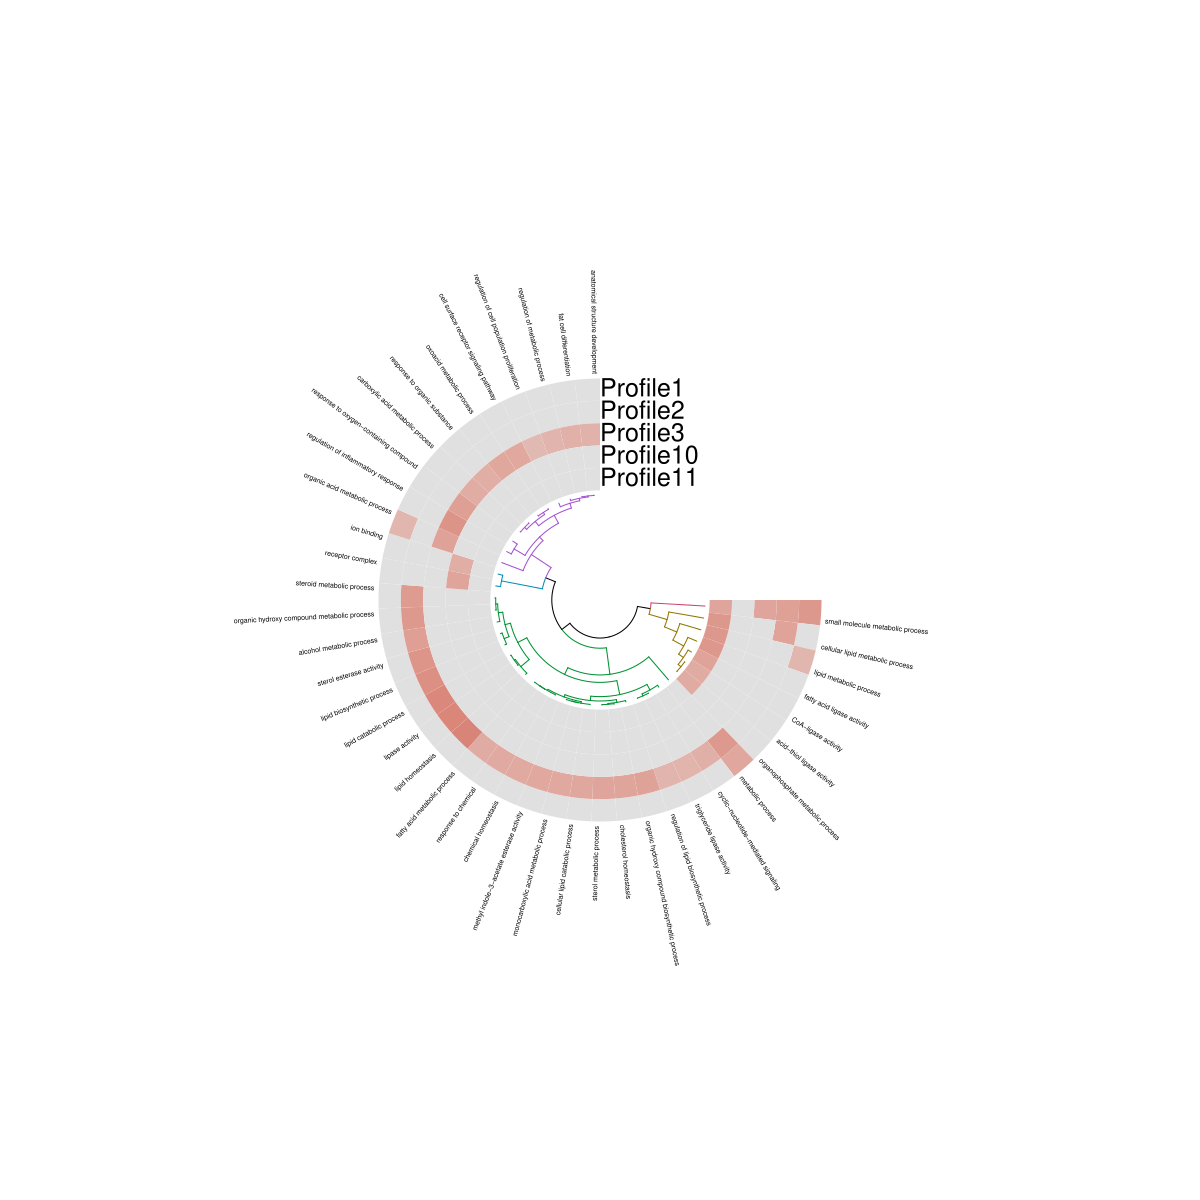

This figure's R source:
#https://my.oschina.net/shenweiyan/blog/4538188
require("RColorBrewer")
library(gplots)

a = c("1_5_Up_genes_GO.txt"
      )

for (file in a){
  print(file)
  data<-read.delim(file, row.names=2)
  head(data)
  data <- data[-1]
  data[is.na(data)] <- 0
  data=0-data
  head(data)
  
  require(graphics); require(grDevices)
  
  dend <- as.dendrogram(hclust(dist((data))))
  # plot(dend)
  library(dendextend)
  n <- 5    # n 可自定义
  dend <- dend %>% set("branches_k_color", k = n) 
  
  # plot(dend)
  data=t(data)
  mat2 <- data[,order.dendrogram(dend)]
  lable1 <- row.names(mat2);
  lable1
  lable2 <- colnames(mat2);
  lable2
  
  require("circlize")
  
  col_fun <- colorRamp2(c(0,5,10), c("#E0E0E0","#C94A40","#67001F"))
  
  col_mat <- col_fun(mat2)
  col_mat[,1]
  col_mat[1,]
  
  op = paste(file,"pdf",sep = ".")
  
  pdf(op,width = 12,height = 12)
  # par(mar <- c(6,2,6,2))
  circos.clear();
  circos.par(canvas.xlim = c(-2.4,2.4),
             canvas.ylim = c(-2.4,2.4),
             cell.padding = c(0,0,0,0),
             gap.degree = 90)
  factors <- "a"
  nr <- nrow(mat2);nr
  nc <- ncol(mat2);nc
  
  circos.initialize(factors, xlim = c(0, ncol(mat2)))
  circos.track(ylim = c(0, nr),bg.border = NA,track.height = 0.1*nr,
               panel.fun = function(x, y) {
                 for(i in 1:nr) {
                   circos.rect(xleft = 1:nc - 1, ybottom = rep(nr - i, nc),
                               xright = 1:nc, ytop = rep(nr - i + 1, nc),
                               border = NA,
                               col = col_mat[i,])
                   circos.text(x = nc,
                               y = 5.2 -i,
                               offset=0.1,
                               labels = lable1[i],
                               facing = "downward", niceFacing = TRUE,
                               cex = 1.5,
                               adj = c(0, 0))
                 }
               })
  
  for(i in 1:nc){
    circos.text(x = i-0.1,
                y = 5.2,
                labels = lable2[i],
                facing = "clockwise", niceFacing = TRUE,
                cex = 0.4,adj = c(0, 0))
  }
  
  
  max_height <-max(attr(dend, "height"))
  circos.track(ylim = c(0, max_height),bg.border = NA,track.height = 0.3,
               panel.fun = function(x, y){
                 circos.dendrogram(dend = dend,
                                   max_height = max_height)
               })
  circos.clear()
  
  library(ComplexHeatmap)
  lgd <- Legend(at = c(0, 2,4,6,8, 10), col_fun = col_fun,
                title_position = "topcenter",title = "-log10(P)")
  draw(lgd, x = unit(0.65, "npc"), y = unit(0.65, "npc"))
  
  dev.off()
  dev.off()
  
}
dev.off()

dev.off()
